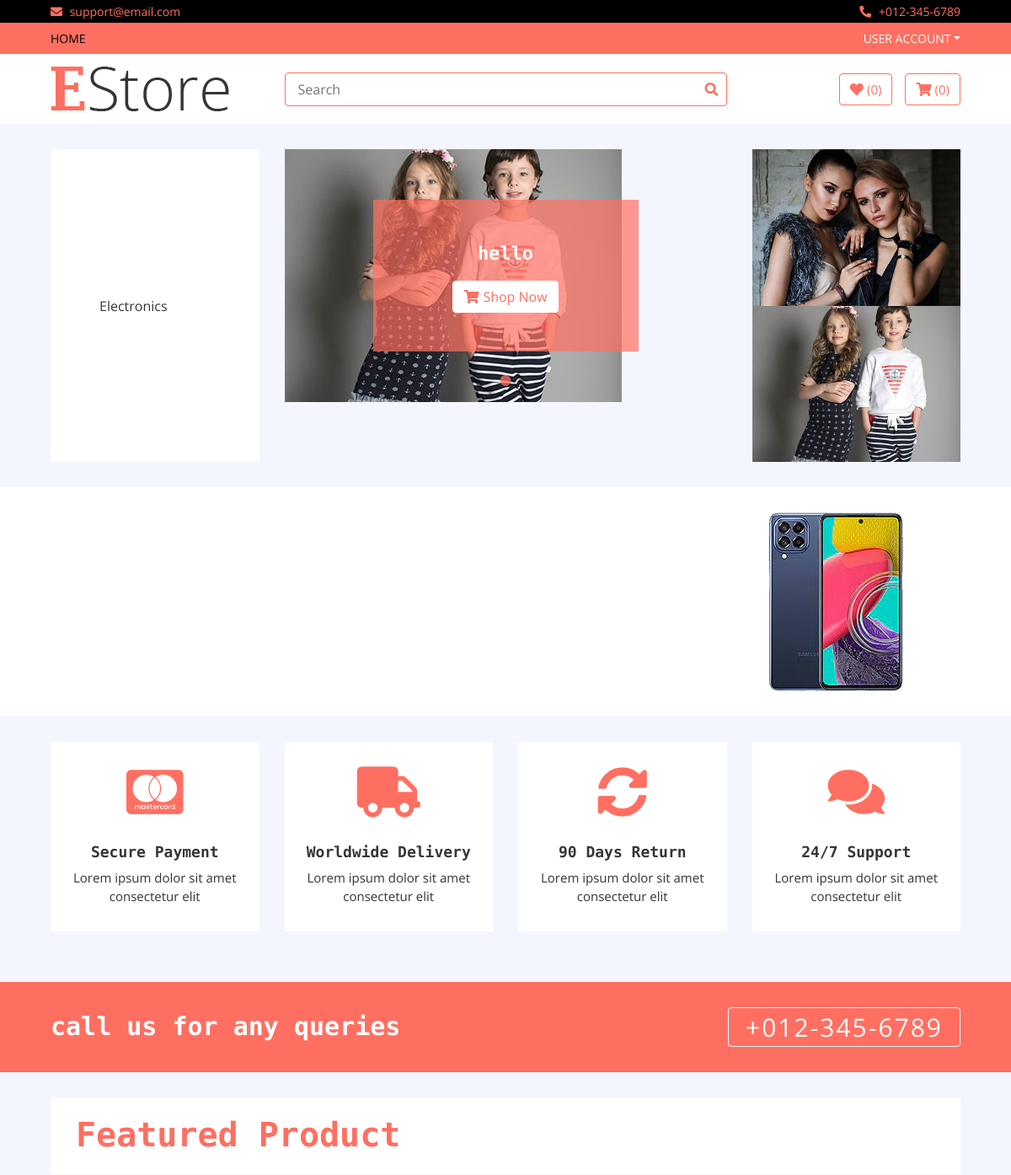
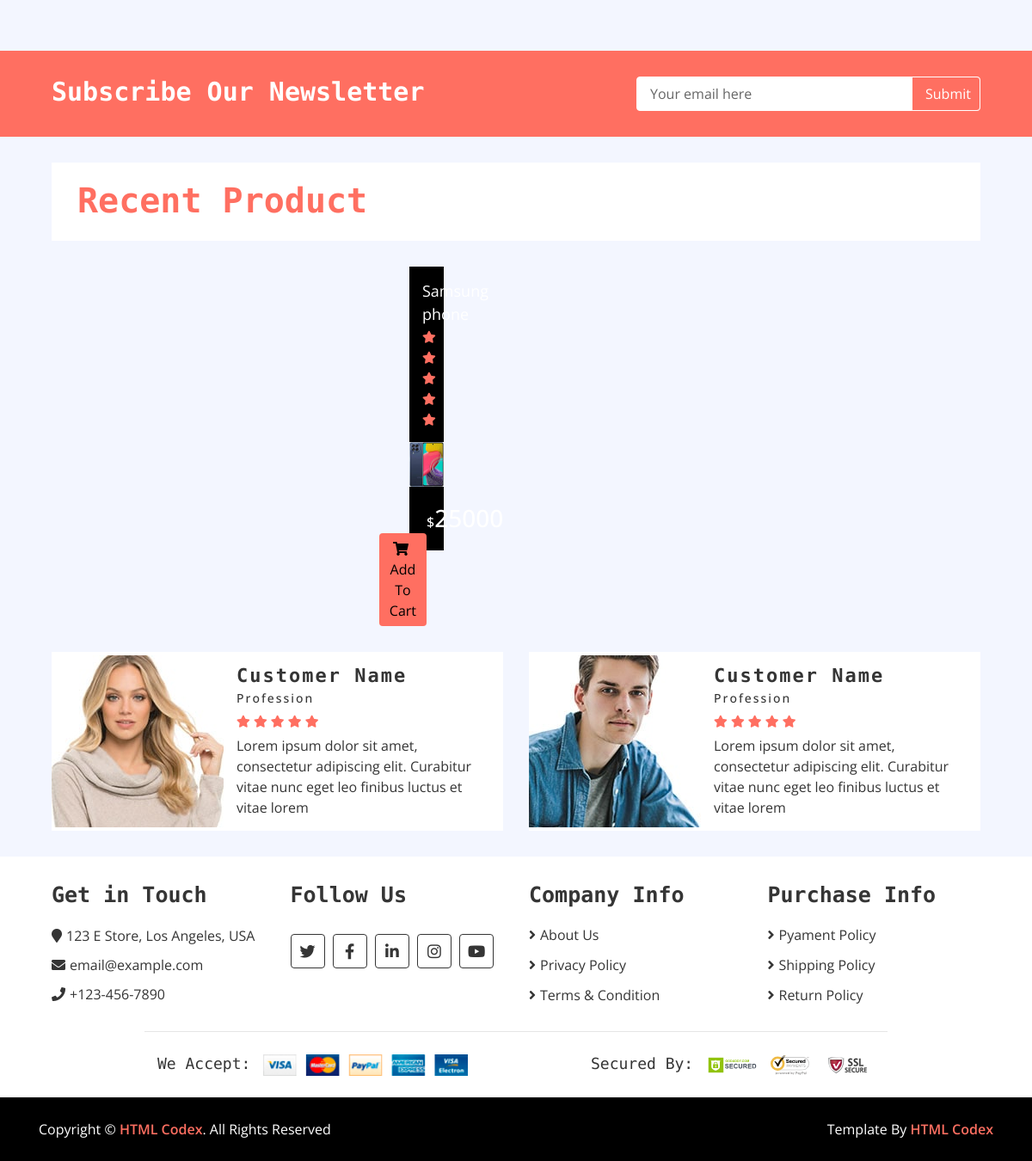
The page / on the database its author committed (2 pictures, top to bottom).
### home/models.py (models this page shows, shortened)
class Category(models.Model):
    name = models.CharField(max_length=300)
    logo = models.CharField(max_length=300)
    slug = models.CharField(max_length=300,unique=True)

class Slider(models.Model):
    name = models.CharField(max_length=300)
    image = models.ImageField(upload_to='media')
    url = models.URLField(max_length=1000)
    description = models.TextField(blank = True)

class Ad(models.Model):
    name = models.CharField(max_length=300)
    image = models.ImageField(upload_to='media')
    url = models.URLField(max_length=1000)
    rank = models.IntegerField()
    description = models.TextField(blank=True)

class Brand(models.Model):
    name = models.CharField(max_length=300)
    image = models.ImageField(upload_to='media')
    rank = models.IntegerField()
    slug = models.CharField(max_length=300)

class Product(models.Model):
    name = models.CharField(max_length=300)
    price = models.IntegerField()
    discounted_price = models.IntegerField(default = 0)
    image = models.ImageField(upload_to='media')
    category = models.ForeignKey(Category,on_delete=models.CASCADE)
    subcategory = models.ForeignKey(SubCategory, on_delete=models.CASCADE)
    brand = models.ForeignKey(Brand, on_delete=models.CASCADE)
    slug = models.TextField(unique = True)
    description = models.TextField(blank = True)
    specification = models.TextField(blank=True)
    labels = models.CharField(choices=LABELS,max_length=50)
    stock = models.CharField(choices=STOCK,max_length=50)

### home/views.py (the view)
# urls.py: path('', HomeView.as_view(), name='home'),
class HomeView(Base):
    def get(self,request):
        self.views
        self.views['ads'] = Ad.objects.all()
        self.views['sliders'] = Slider.objects.all()
        self.views['hots'] = Product.objects.filter(labels = 'hot')
        self.views['news'] = Product.objects.filter(labels='new')
        self.views['sale'] = Product.objects.filter(labels='sale')
        return render(request,'index.html',self.views)

### home/templates/index.html (shortened to what this page needs)
{% extends 'base.html' %}
{% load static %}
{% block content %}
        <div class="header">
            <div class="container-fluid">
                <div class="row">
                    <div class="col-md-3">
                        <nav class="navbar bg-light">
                            <ul class="navbar-nav">
                                {% for cat in categories %}
                                <li class="nav-item">
                                    <a class="nav-link" href="/category/{{cat.slug}}"><i class="fa {{cat.logo}}"></i>{{cat.name}}</a>
                                </li>
                                {% endfor %}
                            </ul>
                        </nav>
                    </div>
                    <div class="col-md-6">
                        <div class="header-slider normal-slider">
                            {% for slider in sliders %}
                            <div class="header-slider-item">
                                <img src="{{slider.image.url}}" alt="Slider Image" />
                                <div class="header-slider-caption">
                                    <p>{{slider.description}}</p>
                                    <a class="btn" href="{{slider.url}}"><i class="fa fa-shopping-cart"></i>Shop Now</a>
                                </div>
                            </div>
                            {% endfor %}
                        </div>
                    </div>
                    <div class="col-md-3">
                        <div class="header-img">
                            {% for ad in ads %}
                            {% if ad.rank == 1 %}
                            <div class="img-item">
                                <img src="{{ad.image.url}}" />
                            </div>
                            {% endif %}
                            {% endfor %}
                            {% for ad in ads %}
                            {% if ad.rank == 2 %}
                            <div class="img-item">
                                <img src="{{ad.image.url}}" />
                            </div>
                            {% endif %}
                            {% endfor %}
                        </div>
                    </div>
                </div>
            </div>
        </div>
        <div class="brand">
            <div class="container-fluid">
                {% for brand in brands %}
                <div class="brand-slider">
                    <a href = "/brand/{{brand.slug}}"></a><div class="brand-item"><img src="{{brand.image.url}}" style = "height: 80; width:150;" alt=""></div>
                {% endfor %}
                </div>
            </div>
        </div>
        <div class="feature">
            <div class="container-fluid">
                <div class="row align-items-center">
                    <div class="col-lg-3 col-md-6 feature-col">
                        <div class="feature-content">
                            <i class="fab fa-cc-mastercard"></i>
                            <h2>Secure Payment</h2>
                            <p>
                                Lorem ipsum dolor sit amet consectetur elit
                            </p>
                        </div>
                    </div>
                    <div class="col-lg-3 col-md-6 feature-col">
                        <div class="feature-content">
                            <i class="fa fa-truck"></i>
                            <h2>Worldwide Delivery</h2>
                            <p>
                                Lorem ipsum dolor sit amet consectetur elit
                            </p>
                        </div>
                    </div>
                    <div class="col-lg-3 col-md-6 feature-col">
                        <div class="feature-content">
                            <i class="fa fa-sync-alt"></i>
                            <h2>90 Days Return</h2>
                            <p>
                                Lorem ipsum dolor sit amet consectetur elit
                            </p>
                        </div>
                    </div>
                    <div class="col-lg-3 col-md-6 feature-col">
                        <div class="feature-content">
                            <i class="fa fa-comments"></i>
                            <h2>24/7 Support</h2>
                            <p>
                                Lorem ipsum dolor sit amet consectetur elit
                            </p>
                        </div>
                    </div>
                </div>
            </div>
        </div>
        <div class="call-to-action">
            <div class="container-fluid">
                <div class="row align-items-center">
                    <div class="col-md-6">
                        <h1>call us for any queries</h1>
                    </div>
                    <div class="col-md-6">
                        <a href="tel:0123456789">+012-345-6789</a>
                    </div>
                </div>
            </div>
        </div>
        <div class="featured-product product">
            <div class="container-fluid">
                <div class="section-header">
                    <h1>Featured Product</h1>
                </div>
            </div>
        </div>
        <div class="newsletter">
            <div class="container-fluid">
                <div class="row">
                    <div class="col-md-6">
                        <h1>Subscribe Our Newsletter</h1>
                    </div>
                    <div class="col-md-6">
                        <div class="form">
                            <input type="email" value="Your email here">
                            <button>Submit</button>
                        </div>
                    </div>
                </div>
            </div>
        </div>
        <div class="recent-product product">
            <div class="container-fluid">
                <div class="section-header">
                    <h1>Recent Product</h1>
                </div>
                <div class="row align-items-center product-slider product-slider-4">
                    {% for hot in news %}
                    <div class="col-lg-3">
                        <div class="product-item">
                            <div class="product-title">
                                <a href="/product/{{hot.slug}}">{{hot.name}}</a>
                                <div class="ratting">
                                    <i class="fa fa-star"></i>
                                    <i class="fa fa-star"></i>
                                    <i class="fa fa-star"></i>
                                    <i class="fa fa-star"></i>
                                    <i class="fa fa-star"></i>
                                </div>
                            </div>
                            <div class="product-image">
                                <a href="/product/{{hot.slug}}">
                                    <img src="{{hot.image.url}}" alt="Product Image">
                                </a>
                            </div>
                            <div class="product-price">
                                {% if hot.discounted_price > 0 %}
                                <h3><span>$</span>{{hot.discounted_price}}</h3>
                                {% else %}
                                <h3><span>$</span>{{hot.price}}</h3>
                                {% endif%}
                                <a class="btn" href=""><i class="fa fa-shopping-cart"></i>Add To Cart</a>
                            </div>
                        </div>
                    </div>
                    {% endfor %}
                </div>
            </div>
        </div>
        <div class="review">
            <div class="container-fluid">
                <div class="row align-items-center review-slider normal-slider">
                    <div class="col-md-6">
                        <div class="review-slider-item">
                            <div class="review-img">
                                <img src="img/review-1.jpg" alt="Image">
                            </div>
                            <div class="review-text">
                                <h2>Customer Name</h2>
                                <h3>Profession</h3>
                                <div class="ratting">
                                    <i class="fa fa-star"></i>
                                    <i class="fa fa-star"></i>
                                    <i class="fa fa-star"></i>
                                    <i class="fa fa-star"></i>
                                    <i class="fa fa-star"></i>
                                </div>
                                <p>
                                    Lorem ipsum dolor sit amet, consectetur adipiscing elit. Curabitur vitae nunc eget leo finibus luctus et vitae lorem
                                </p>
                            </div>
                        </div>
                    </div>
                    <div class="col-md-6">
                        <div class="review-slider-item">
                            <div class="review-img">
                                <img src="img/review-2.jpg" alt="Image">
                            </div>
                            <div class="review-text">
                                <h2>Customer Name</h2>
                                <h3>Profession</h3>
                                <div class="ratting">
                                    <i class="fa fa-star"></i>
                                    <i class="fa fa-star"></i>
                                    <i class="fa fa-star"></i>
                                    <i class="fa fa-star"></i>
                                    <i class="fa fa-star"></i>
                                </div>
                                <p>
                                    Lorem ipsum dolor sit amet, consectetur adipiscing elit. Curabitur vitae nunc eget leo finibus luctus et vitae lorem
                                </p>
                            </div>
                        </div>
                    </div>
                </div>
            </div>
        </div>
{% endblock %}

### rows shown on the page
Category: name "Electronics"
Slider: image (picture), description "hello"
Ad: image (picture)
Ad: image (picture)
Brand: image (picture)
Product: name "Samsung phone", image (picture), discounted_price "25000"
